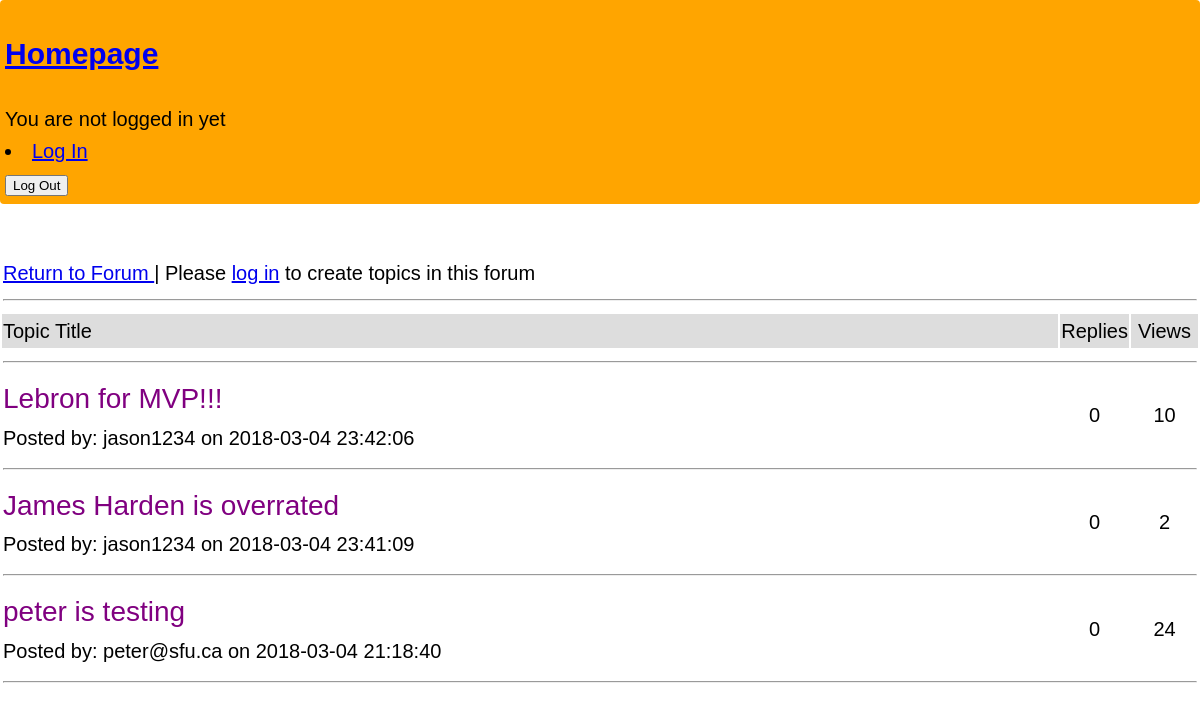
/view_category.php?cid=1, run on the app's committed database.
### tables this page shows
CREATE TABLE `topics` (
  `id` int(11) NOT NULL,
  `cat_id` tinyint(4) NOT NULL,
  `topic_title` varchar(150) NOT NULL,
  `topic_creator` char(60) NOT NULL,
  `topic_last_user` varchar(60) DEFAULT NULL,
  `topic_date` datetime NOT NULL,
  `topic_reply_date` datetime NOT NULL,
  `topic_views` int(11) NOT NULL DEFAULT '0'
);

### view_category.php (the view, shortened to what this page needs)
<!DOCTYPE html>
<html>
<head>
	<link href="css/styles2.css" rel="stylesheet" type = "text/css" >
</head>
<body>
	<div id = "main-wrapper">
		<h2><a href="homepage.php"> Homepage</a></h2>
		<?php
		if(isset($_SESSION['username'])){
			echo "You are now logged in as ", $_SESSION['username'];
		}else{
				echo "You are not logged in yet";
			echo "<li><a href='login.php'>Log In</a></li>";
		}
		?>
	<form action = "homepage.php" method = "post">
		<input name = "logout" type = "submit" id="logout_btn" value = "Log Out"/><br>
</form>
</div>
<?php
include_once("config.php");
$cid = $_GET['cid'];
if(isset($_SESSION['username'])){
	$logged = " | <a href='create_topic.php?cid=".$cid."'>Click Here to Create A Topic</a>";
}else{
	$logged = " | Please <a href='login.php'>log in</a> to create topics in this forum";
}
$sql = "SELECT id FROM categories WHERE id ='".$cid."' LIMIT 1";
$res = mysqli_query($db, $sql) or die("hello error");
if(mysqli_num_rows($res) ==1){
	$sql2 = "SELECT * FROM topics WHERE cat_id='".$cid."' ORDER BY topic_reply_date DESC";
	$res2 = mysqli_query($db, $sql2) or die ("hello error");
	if(mysqli_num_rows($res2) > 0){
		$topics = "<table width='100%' style='border-collapse: collpase;'>";
		$topics .= "<tr><td colspan='3'><a href='homepage.php'>Return to Forum </a>".$logged. "<hr /></td></tr>";
		$topics .= "<tr style='background-color: #dddddd;'><td>Topic Title</td><td width='65' align='center'>Replies</td><td width='65'
		align='center'>Views</td></tr>";
		$topics .="<tr><td colspan='3'><hr /></td></tr>";
		while($row = mysqli_fetch_assoc($res2)){
			$tid = $row['id'];
			$title = $row['topic_title'];
			$views = $row['topic_views'];
			$date = $row['topic_date'];
			$creator = $row['topic_creator'];
			$topics .="<tr><td><a class='topic_title' href='view_topic.php?cid=".$cid."&tid=".$tid."'>".$title."</a><br /><span class='post_info'>Posted by:
			".$creator." on ".$date."</span></td><td align='center'>0</td><td align='center'>".$views."</td></tr>";
			$topics .="<tr><td colspan='3'><hr /></td></tr>";
		}
		$topics .="</table>";
		echo $topics;
	}else{
		echo "<a href='homepage.php'>Return to Homepage</a><hr />";
	echo "<p>No topics in this category yet.".$logged."</p>";
	}
}else{
	echo "<a href='homepage.php'>Return to Homepage</a><hr />";
	echo "<p>You are trying to view a category that does not exist yet.";
}
?>
</body>
</html>

### css/styles2.css (style rules this page uses)
body { margin:0; font-family: Arial, "Helvetica Neue", Helvetica, sans-serif; font-size: 20px; color: #000000; line-height: 1.6; }
#main-wrapper { background-color: orange; margin: 0 auto; padding: 5px; border-radius: 4px; margin-bottom:50px; }
.topic_title { font-size: 28px; text-decoration: none; color:purple; }

### data on the page
topics: topic_title "Lebron for MVP!!!", topic_creator "jason1234", topic_date "2018-03-04 23:42:06", topic_views "10"
topics: topic_title "James Harden is overrated", topic_creator "jason1234", topic_date "2018-03-04 23:41:09", topic_views "2"
topics: topic_title "peter is testing", topic_creator "peter@sfu.ca", topic_date "2018-03-04 21:18:40", topic_views "24"
